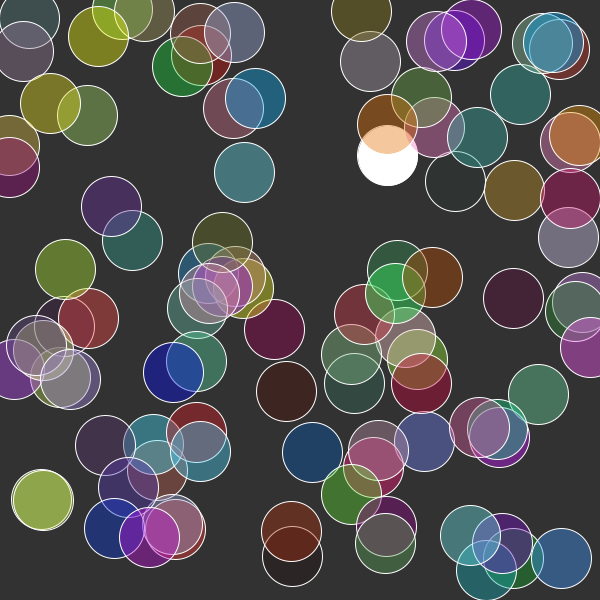
Frame 1 (no input)
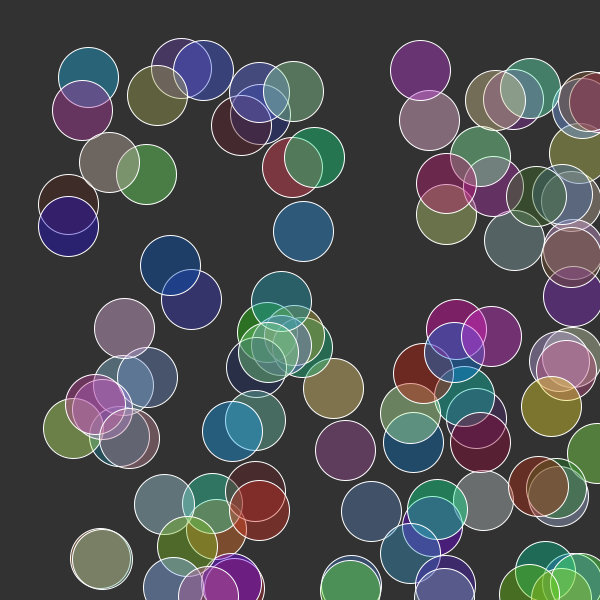
Frame 60 (the mouse pressed at the canvas centre just before this capture)
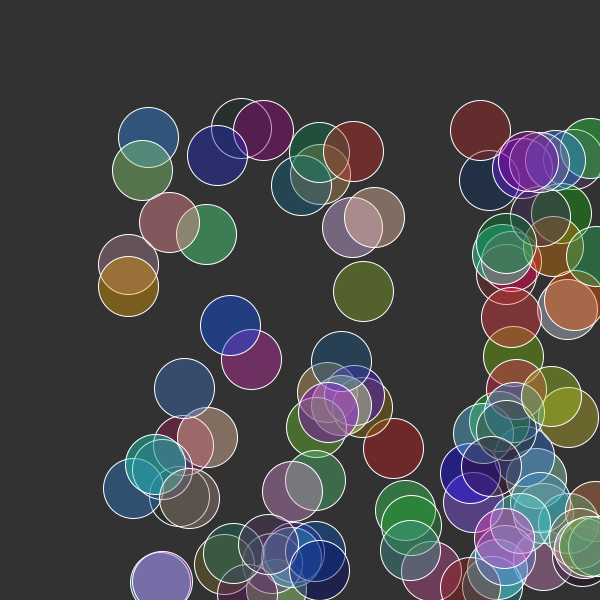
Frame 120 (the mouse held since frame 60 and released just before this capture)

The Processing sketch that drew these frames (run headless with seeded random() and noise(); from frame 60 on, the mouse is pressed at the canvas centre):

// Processing sketch: processing_45925
// ── processing_45925.pde

//ideally color will change at ra

The[] the;

void setup(){
  size (600,600);
  smooth();
  the = new The[100]; //gives the array 100 spaces
  for(int i = 0; i < the.length; i++){
    the[i] = new The(random(width),random(height),1,1);
  background(50);
  }
}

void draw(){
  background(50);
for(int i = 0; i <the.length; i++){
  the[i].display();
  the[i].move();
  the[i].collisions();
 }
}

// class The
class The {
float x,y;
float directionx, directiony;
float id;
 
//constructor
The (float _x, float _y, float _directionx, float _directiony){
x = _x;
y = _y;
directionx = _directionx;
directiony = _directiony;
}
 
//methods

void move(){
 x += directionx;
 y += directiony;
 
 if(x> width || x <0){
   directionx = -directionx;
 }
 
 if (y >height || y < 0){
   directiony = -directiony;
   }
}
 

void display(){
//fill(400,55,99,100);
stroke(255);
 ellipse(x,y,60,60);
 }
 
 
void collisions(){
  for(int i = 0; i < the.length; i++){
   if (id != i){
    if(dist(x,y,the[i].x,the[i].y)<60){
     fill(random(0,255),random(255),random(255),100);
  }
 }
  }
}
}
 
